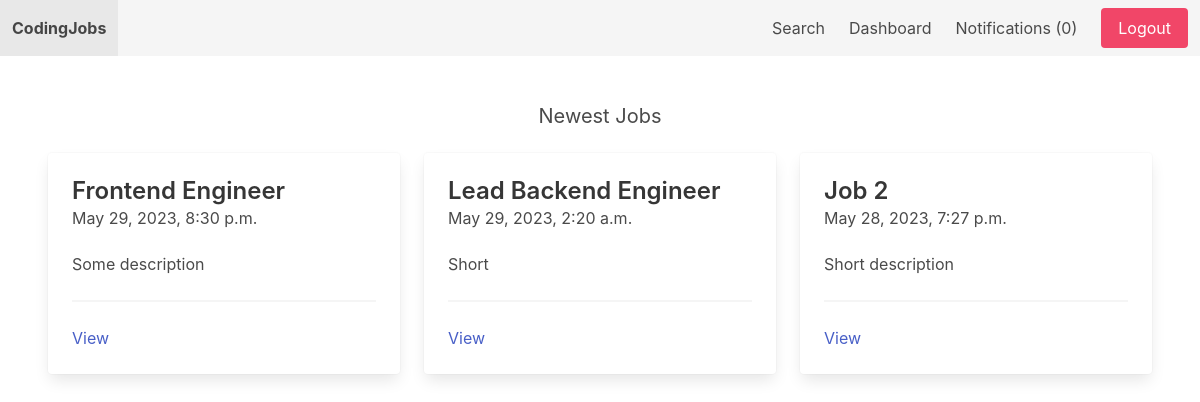
/ (signed in), run on the app's committed database.
### apps/job/models.py (models this page shows, shortened)
class Job(models.Model):
    SIZE_1_9 = 'size_1_9'
    SIZE_10_49 = 'size_10_49'
    SIZE_50_99 = 'size_50_99'
    SIZE_100 = 'size_100'
    CHOICES_SIZE = (
        (SIZE_1_9, '1-9'),
        (SIZE_10_49, '10-49'),
        (SIZE_50_99, '50-99'),
        (SIZE_100, '100+'),
    )
    ACTIVE = 'active'
    EMPLOYED = 'employed'
    ARCHIVED = 'archived'
    CHOICES_STATUS = (
        (ACTIVE, 'Active'),
        (EMPLOYED, 'Employed'),
        (ARCHIVED, 'Archived')
    )
    title = models.CharField(max_length=255)
    short_description = models.TextField()
    long_description = models.TextField(blank=True, null=True)
    company_name = models.CharField(max_length=255)
    company_address = models.CharField(max_length=255, blank=True, null=True)
    company_zipcode = models.CharField(max_length=255, blank=True, null=True)
    company_place = models.CharField(max_length=255, blank=True, null=True)
    company_country = models.CharField(max_length=255, blank=True, null=True)
    company_size = models.CharField(max_length=20, choices=CHOICES_SIZE, default=SIZE_1_9)
    created_by = models.ForeignKey(User, related_name='jobs', on_delete=models.CASCADE)
    created_at = models.DateTimeField(auto_now_add=True)
    changed_at = models.DateTimeField(auto_now=True)
    status = models.CharField(max_length=20, choices=CHOICES_STATUS, default=ACTIVE)

### apps/core/views.py (the view)
# urls.py: path('', frontpage, name='frontpage'),
def frontpage(request):
    jobs = Job.objects.filter(status=Job.ACTIVE).order_by('-created_at')[0:3]
    return render(request, 'core/frontpage.html', {'jobs': jobs})

### apps/notification/context_processors.py (called while the page is built)
def notifications(request):
    if request.user.is_authenticated:
        return {'notifications': request.user.notifications.filter(is_read=False)}
    else:
        return{'notifications': []}

### apps/core/templates/core/frontpage.html
{% extends 'core/base.html' %}
{% block content %}
    <h2 class="subtitle has-text-centered">Newest Jobs</h2>
    <div class="columns">
        {% for job in jobs %}
        <div class="column is-4">
            <div class="card">
                <div class="card-content">
                    <div class="media">
                        <div class="media-content">
                            <p class="title is-4">{{ job.title }}</p>
                            <p class="subtitle is-6">{{ job.created_at }}</p>
                        </div>
                    </div>
                    <div class="content">
                        {{ job.short_description}}
                        <hr>
                        <a href="{% url 'job_detail' job.id %}">View</a>
                    </div>
                </div>
            </div>
        </div>
        {% endfor %}
    </div>
{% endblock %}

### data on the page
Job: title "Frontend Engineer", created_at "May 29, 2023, 8:30 p.m.", short_description "Some description"
Job: title "Lead Backend Engineer", created_at "May 29, 2023, 2:20 a.m.", short_description "Short"
Job: title "Job 2", created_at "May 28, 2023, 7:27 p.m.", short_description "Short description"

### other printed values
{{ notifications.count }} "0"
